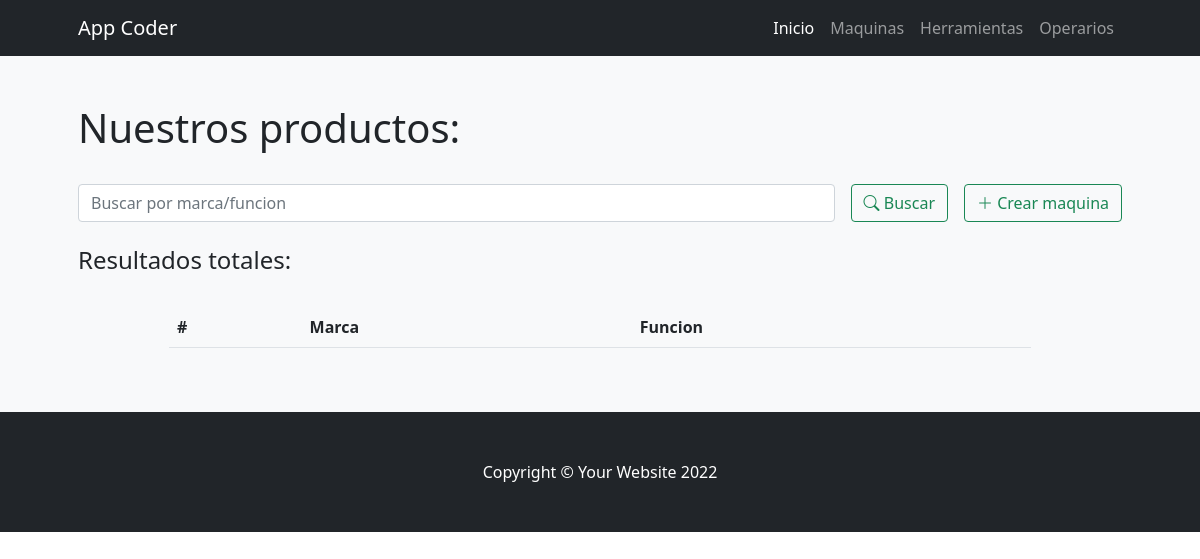
Before: /coderapp/maquinas/ with the older database file.
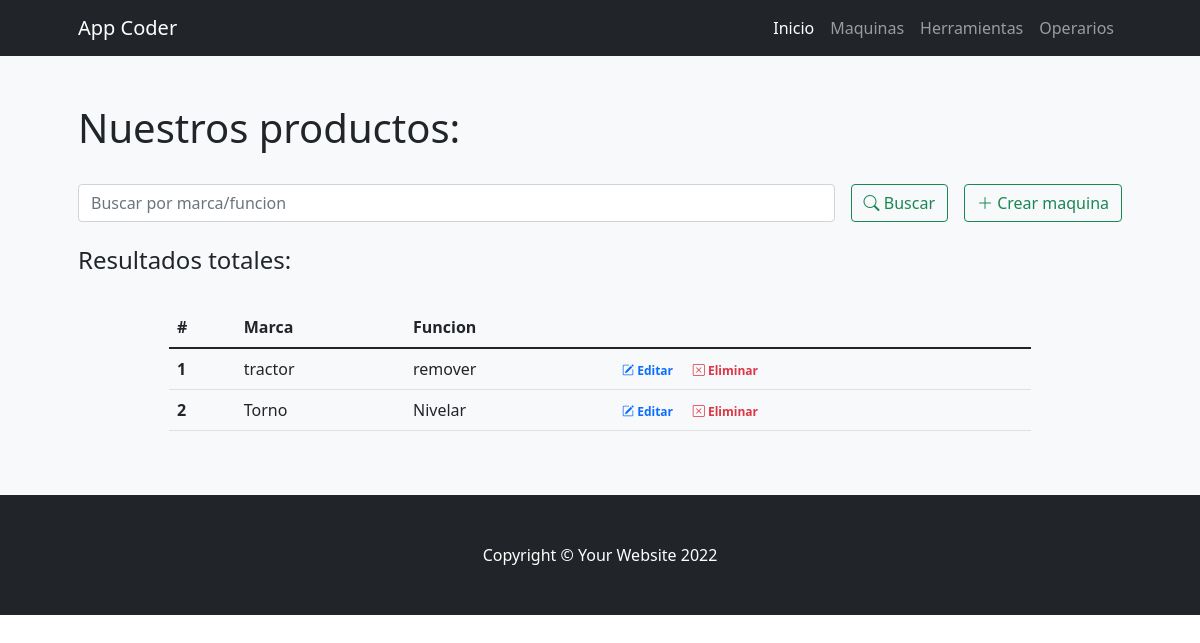
After: the same page with the newer database file.
### ProyectoCoderApp/models.py (models this page shows)
class Maquinaria(models.Model):
    marca = models.CharField(max_length=30) # Texto
    funcion = models.CharField(max_length=30)

### ProyectoCoderApp/views.py (the view)
# urls.py: path('maquinas/', maquinas, name= "maquinas"),
def maquinas(request):
    if request.method == "POST":
        search = request.POST["search"]
        if search != "":
            maquinas = Maquinaria.objects.filter( Q(marca__icontains=search) | Q(funcion__icontains=search) ).values()
            return render(request,"ProyectoCoderApp/maquinaria.html",{"maquinas": maquinas , "search":True, "busqueda":search})
    maquinas = Maquinaria.objects.all()
    return render(request,"ProyectoCoderApp/maquinaria.html",{"maquinas":maquinas, "search":False})

### ProyectoCoderApp/templates/ProyectoCoderApp/maquinaria.html (shortened to what this page needs)
{% extends 'ProyectoCoderApp/base.html' %}
{% load static %}
{% block contenidoPagina %}
<section class="bg-light py-5">
    <div class="container px-5">
        <h1>Nuestros productos:</h1>
        <br>
        <div class="row gx-5 justify-content-center">
            <div class="col-lg-12">
                <form class="d-flex my-2 my-lg-0" action="" method="post">
                    <input class="flex-grow-0 form-control mr-sm-2" type="search" name="search" placeholder="Buscar por marca/funcion" aria-label="Search">
                    <button class="btn btn-outline-success text-nowrap ms-3 my-2 my-sm-0" type="submit"> <i class="bi bi-search"></i> Buscar</button>
                    <a class="btn btn-outline-success text-nowrap ms-3 my-2 my-sm-0" href="{% url 'crear_maquina' %}"> <i class="bi bi-plus-lg"></i> Crear maquina</a>
                </form>
            </div>
        </div>
        <br>
        <h4>Resultados
            {% if search %}
                para "{{busqueda}}":
            {% else %}
                totales:
            {% endif %}
        </h4>
        <br>
        <div class="row gx-5 justify-content-center">
            <div class="col-lg-10 table-responsive">
                <table class="table table-theme">
                    <thead>
                        <tr>
                            <th scope="col">#</th>
                            <th scope="col">Marca</th>
                            <th scope="col">Funcion</th>
                        </tr>
                    </thead>
                    <tbody>
                        {% for maquina in maquinas %}
                            <tr>
                                <th scope="row">{{forloop.counter}}</th>
                                <td>{{maquina.marca}}</td>
                                <td>{{maquina.funcion}}</td>
                                <td>
                                    <a href="{% url 'editar_maquina' maquina.id %}" class="text-primary badge badge-primary text-decoration-none"> <i class="bi bi-pencil-square"></i> Editar</a>
                                    <a href="{% url 'eliminar_maquina' maquina.id %}" class="text-danger badge badge-danger text-decoration-none"> <i class="bi bi-x-square"></i> Eliminar</a>
                                </td>
                            </tr>
                        {% endfor %}
                    </tbody>
                </table>
            </div>
        </div>
    </div>
</section>
{% endblock %}

Changed rows visible on the page:
added Maquinaria: marca "tractor", funcion "remover"
added Maquinaria: marca "Torno", funcion "Nivelar"
